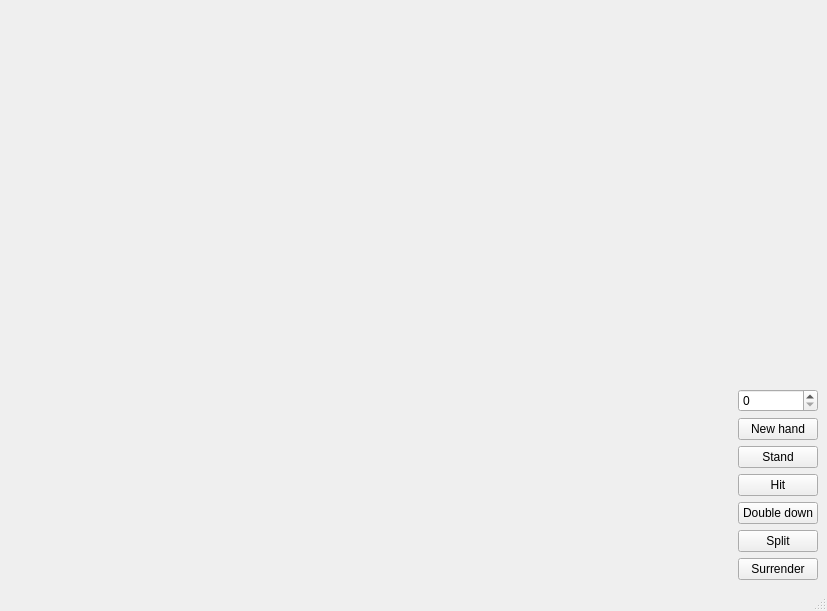
<?xml version="1.0" encoding="UTF-8"?>
<ui version="4.0">
 <class>MainWindow</class>
 <widget class="QMainWindow" name="MainWindow">
  <property name="enabled">
   <bool>true</bool>
  </property>
  <property name="geometry">
   <rect>
    <x>0</x>
    <y>0</y>
    <width>827</width>
    <height>611</height>
   </rect>
  </property>
  <property name="windowTitle">
   <string>BlackJack</string>
  </property>
  <widget class="QWidget" name="centralwidget">
   <layout class="QHBoxLayout" name="horizontalLayout">
    <item>
     <layout class="QVBoxLayout" name="verticalLayout" stretch="0,0,0">
      <property name="topMargin">
       <number>16</number>
      </property>
      <item>
       <layout class="QHBoxLayout" name="DealerLayout">
        <property name="leftMargin">
         <number>0</number>
        </property>
        <property name="topMargin">
         <number>0</number>
        </property>
        <property name="rightMargin">
         <number>0</number>
        </property>
        <item>
         <layout class="QVBoxLayout" name="DeckLayout">
          <property name="rightMargin">
           <number>16</number>
          </property>
         </layout>
        </item>
        <item>
         <spacer name="horizontalSpacer_2">
          <property name="orientation">
           <enum>Qt::Orientation::Horizontal</enum>
          </property>
          <property name="sizeHint" stdset="0">
           <size>
            <width>40</width>
            <height>20</height>
           </size>
          </property>
         </spacer>
        </item>
       </layout>
      </item>
      <item>
       <spacer name="verticalSpacer">
        <property name="orientation">
         <enum>Qt::Orientation::Vertical</enum>
        </property>
        <property name="sizeHint" stdset="0">
         <size>
          <width>20</width>
          <height>40</height>
         </size>
        </property>
       </spacer>
      </item>
      <item>
       <layout class="QHBoxLayout" name="PlayerLayout">
        <property name="topMargin">
         <number>16</number>
        </property>
        <item>
         <widget class="QWidget" name="PlayerWidget" native="true"/>
        </item>
        <item>
         <spacer name="horizontalSpacer">
          <property name="orientation">
           <enum>Qt::Orientation::Horizontal</enum>
          </property>
          <property name="sizeHint" stdset="0">
           <size>
            <width>40</width>
            <height>20</height>
           </size>
          </property>
         </spacer>
        </item>
        <item>
         <layout class="QVBoxLayout" name="ButtonLayout">
          <property name="topMargin">
           <number>16</number>
          </property>
          <item>
           <widget class="QSpinBox" name="BetSpinBox"/>
          </item>
          <item>
           <widget class="QPushButton" name="NewHandButton">
            <property name="text">
             <string>New hand</string>
            </property>
           </widget>
          </item>
          <item>
           <widget class="QPushButton" name="StandButton">
            <property name="text">
             <string>Stand</string>
            </property>
           </widget>
          </item>
          <item>
           <widget class="QPushButton" name="HitButton">
            <property name="text">
             <string>Hit</string>
            </property>
           </widget>
          </item>
          <item>
           <widget class="QPushButton" name="DoubleDownButton">
            <property name="text">
             <string>Double down</string>
            </property>
           </widget>
          </item>
          <item>
           <widget class="QPushButton" name="SplitButton">
            <property name="text">
             <string>Split</string>
            </property>
           </widget>
          </item>
          <item>
           <widget class="QPushButton" name="SurrenderButton">
            <property name="text">
             <string>Surrender</string>
            </property>
           </widget>
          </item>
         </layout>
        </item>
       </layout>
      </item>
     </layout>
    </item>
   </layout>
  </widget>
  <widget class="QMenuBar" name="menubar">
   <property name="enabled">
    <bool>false</bool>
   </property>
   <property name="geometry">
    <rect>
     <x>0</x>
     <y>0</y>
     <width>827</width>
     <height>21</height>
    </rect>
   </property>
  </widget>
  <widget class="QStatusBar" name="statusbar">
   <property name="enabled">
    <bool>false</bool>
   </property>
  </widget>
 </widget>
 <resources/>
 <connections/>
</ui>
